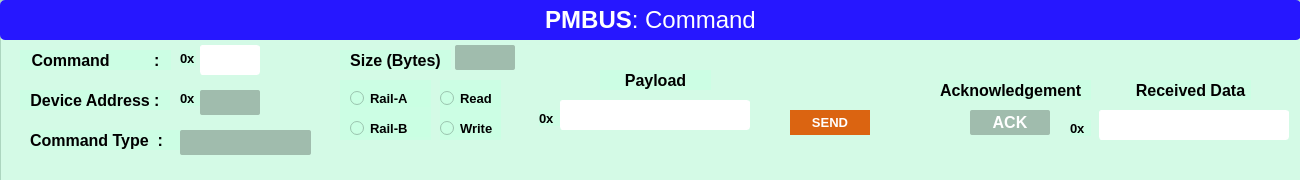
<?xml version="1.0" encoding="UTF-8"?>
<ui version="4.0">
 <class>PMBus_custom_commands</class>
 <widget class="QMainWindow" name="PMBus_custom_commands">
  <property name="geometry">
   <rect>
    <x>0</x>
    <y>0</y>
    <width>1300</width>
    <height>180</height>
   </rect>
  </property>
  <property name="windowTitle">
   <string>Custom Command</string>
  </property>
  <widget class="QWidget" name="centralwidget">
   <widget class="QFrame" name="frame_railA">
    <property name="geometry">
     <rect>
      <x>0</x>
      <y>0</y>
      <width>1301</width>
      <height>181</height>
     </rect>
    </property>
    <property name="styleSheet">
     <string notr="true">background-color: rgba(201, 255, 226, 179);</string>
    </property>
    <property name="frameShape">
     <enum>QFrame::StyledPanel</enum>
    </property>
    <property name="frameShadow">
     <enum>QFrame::Raised</enum>
    </property>
    <widget class="QLabel" name="label_3">
     <property name="geometry">
      <rect>
       <x>0</x>
       <y>0</y>
       <width>1301</width>
       <height>40</height>
      </rect>
     </property>
     <property name="font">
      <font>
       <family>Arial</family>
       <pointsize>18</pointsize>
      </font>
     </property>
     <property name="styleSheet">
      <string notr="true">background-color: rgb(38, 23, 255);
color: rgb(255, 255, 255);
border-radius:5px;</string>
     </property>
     <property name="text">
      <string>&lt;html&gt;&lt;head/&gt;&lt;body&gt;&lt;p&gt;&lt;span style=&quot; font-weight:600;&quot;&gt;PMBUS&lt;/span&gt;: Command&lt;/p&gt;&lt;/body&gt;&lt;/html&gt;</string>
     </property>
     <property name="alignment">
      <set>Qt::AlignCenter</set>
     </property>
    </widget>
    <widget class="QLabel" name="label_35">
     <property name="geometry">
      <rect>
       <x>940</x>
       <y>80</y>
       <width>151</width>
       <height>20</height>
      </rect>
     </property>
     <property name="font">
      <font>
       <family>Arial</family>
       <pointsize>12</pointsize>
       <weight>75</weight>
       <bold>true</bold>
      </font>
     </property>
     <property name="styleSheet">
      <string notr="true">color: rgb(0, 170, 127);
color: rgb(0, 0, 0);</string>
     </property>
     <property name="text">
      <string>Acknowledgement</string>
     </property>
    </widget>
    <widget class="QLabel" name="label_ACK">
     <property name="geometry">
      <rect>
       <x>970</x>
       <y>110</y>
       <width>80</width>
       <height>25</height>
      </rect>
     </property>
     <property name="font">
      <font>
       <family>Arial</family>
       <pointsize>12</pointsize>
       <weight>75</weight>
       <bold>true</bold>
      </font>
     </property>
     <property name="layoutDirection">
      <enum>Qt::LeftToRight</enum>
     </property>
     <property name="styleSheet">
      <string notr="true">color: rgb(255, 255, 255);
background-color: rgb(160, 188, 173);
border-radius:2px;</string>
     </property>
     <property name="text">
      <string>ACK</string>
     </property>
     <property name="alignment">
      <set>Qt::AlignCenter</set>
     </property>
    </widget>
    <widget class="QLineEdit" name="lineEdit_Payload">
     <property name="geometry">
      <rect>
       <x>560</x>
       <y>100</y>
       <width>190</width>
       <height>30</height>
      </rect>
     </property>
     <property name="font">
      <font>
       <pointsize>13</pointsize>
       <weight>75</weight>
       <bold>true</bold>
      </font>
     </property>
     <property name="styleSheet">
      <string notr="true">QLineEdit{
	background-color: rgb(255, 255, 255);
	color: rgb(0, 0, 0);
border:1px solid white;
border-radius:3px;
}

QLineEdit::hover{
border:2px solid  rgb(173, 77, 12);
}

QLineEdit::focus{
border:2px solid red;
	background-color: rgb(255, 173, 101);
}</string>
     </property>
     <property name="alignment">
      <set>Qt::AlignCenter</set>
     </property>
     <property name="placeholderText">
      <string/>
     </property>
    </widget>
    <widget class="QLabel" name="label_37">
     <property name="geometry">
      <rect>
       <x>539</x>
       <y>110</y>
       <width>21</width>
       <height>16</height>
      </rect>
     </property>
     <property name="font">
      <font>
       <family>Arial</family>
       <pointsize>10</pointsize>
       <weight>75</weight>
       <bold>true</bold>
      </font>
     </property>
     <property name="styleSheet">
      <string notr="true">color: rgb(0, 170, 127);
color: rgb(0, 0, 0);</string>
     </property>
     <property name="text">
      <string>0x</string>
     </property>
    </widget>
    <widget class="QGroupBox" name="groupBox">
     <property name="geometry">
      <rect>
       <x>340</x>
       <y>80</y>
       <width>91</width>
       <height>60</height>
      </rect>
     </property>
     <property name="styleSheet">
      <string notr="true">border:none;</string>
     </property>
     <property name="title">
      <string/>
     </property>
     <widget class="QRadioButton" name="radioButton_railA">
      <property name="geometry">
       <rect>
        <x>10</x>
        <y>10</y>
        <width>80</width>
        <height>17</height>
       </rect>
      </property>
      <property name="font">
       <font>
        <family>Arial</family>
        <pointsize>10</pointsize>
        <weight>75</weight>
        <bold>true</bold>
       </font>
      </property>
      <property name="layoutDirection">
       <enum>Qt::LeftToRight</enum>
      </property>
      <property name="locale">
       <locale language="English" country="UnitedStates"/>
      </property>
      <property name="text">
       <string>Rail-A</string>
      </property>
     </widget>
     <widget class="QRadioButton" name="radioButton_railB">
      <property name="geometry">
       <rect>
        <x>10</x>
        <y>40</y>
        <width>80</width>
        <height>17</height>
       </rect>
      </property>
      <property name="font">
       <font>
        <family>Arial</family>
        <pointsize>10</pointsize>
        <weight>75</weight>
        <bold>true</bold>
       </font>
      </property>
      <property name="layoutDirection">
       <enum>Qt::LeftToRight</enum>
      </property>
      <property name="locale">
       <locale language="English" country="UnitedStates"/>
      </property>
      <property name="text">
       <string>Rail-B</string>
      </property>
     </widget>
    </widget>
    <widget class="QLabel" name="label_30">
     <property name="geometry">
      <rect>
       <x>600</x>
       <y>70</y>
       <width>111</width>
       <height>20</height>
      </rect>
     </property>
     <property name="font">
      <font>
       <family>Arial</family>
       <pointsize>12</pointsize>
       <weight>75</weight>
       <bold>true</bold>
      </font>
     </property>
     <property name="styleSheet">
      <string notr="true">color: rgb(0, 170, 127);
color: rgb(0, 0, 0);</string>
     </property>
     <property name="text">
      <string>Payload</string>
     </property>
     <property name="alignment">
      <set>Qt::AlignCenter</set>
     </property>
    </widget>
    <widget class="QLineEdit" name="lineEdit_Received_DATA">
     <property name="geometry">
      <rect>
       <x>1099</x>
       <y>110</y>
       <width>190</width>
       <height>30</height>
      </rect>
     </property>
     <property name="font">
      <font>
       <pointsize>13</pointsize>
       <weight>75</weight>
       <bold>true</bold>
      </font>
     </property>
     <property name="styleSheet">
      <string notr="true">QLineEdit{
	background-color: rgb(255, 255, 255);
	color: rgb(0, 0, 0);
border:1px solid white;
border-radius:3px;
}

QLineEdit::hover{
border:2px solid  rgb(173, 77, 12);
}

QLineEdit::focus{
border:2px solid red;
	background-color: rgb(255, 173, 101);
}</string>
     </property>
     <property name="alignment">
      <set>Qt::AlignCenter</set>
     </property>
     <property name="readOnly">
      <bool>true</bool>
     </property>
     <property name="placeholderText">
      <string/>
     </property>
    </widget>
    <widget class="QLabel" name="label_38">
     <property name="geometry">
      <rect>
       <x>1070</x>
       <y>120</y>
       <width>21</width>
       <height>16</height>
      </rect>
     </property>
     <property name="font">
      <font>
       <family>Arial</family>
       <pointsize>10</pointsize>
       <weight>75</weight>
       <bold>true</bold>
      </font>
     </property>
     <property name="styleSheet">
      <string notr="true">color: rgb(0, 170, 127);
color: rgb(0, 0, 0);</string>
     </property>
     <property name="text">
      <string>0x</string>
     </property>
    </widget>
    <widget class="QLabel" name="label_31">
     <property name="geometry">
      <rect>
       <x>1130</x>
       <y>80</y>
       <width>121</width>
       <height>20</height>
      </rect>
     </property>
     <property name="font">
      <font>
       <family>Arial</family>
       <pointsize>12</pointsize>
       <weight>75</weight>
       <bold>true</bold>
      </font>
     </property>
     <property name="styleSheet">
      <string notr="true">color: rgb(0, 170, 127);
color: rgb(0, 0, 0);</string>
     </property>
     <property name="text">
      <string>Received Data</string>
     </property>
     <property name="alignment">
      <set>Qt::AlignCenter</set>
     </property>
    </widget>
    <widget class="QPushButton" name="pushButton_Discard">
     <property name="geometry">
      <rect>
       <x>790</x>
       <y>110</y>
       <width>80</width>
       <height>25</height>
      </rect>
     </property>
     <property name="font">
      <font>
       <pointsize>10</pointsize>
       <weight>75</weight>
       <bold>true</bold>
      </font>
     </property>
     <property name="focusPolicy">
      <enum>Qt::ClickFocus</enum>
     </property>
     <property name="styleSheet">
      <string notr="true">QPushButton{background-color: rgb(219, 100, 17);
color: rgb(255, 255, 255);
border:2px;
}
QPushButton::hover{
border:2px solid red;
background-color: orange;
}
</string>
     </property>
     <property name="text">
      <string>SEND</string>
     </property>
    </widget>
    <widget class="QLabel" name="label_32">
     <property name="geometry">
      <rect>
       <x>20</x>
       <y>90</y>
       <width>150</width>
       <height>20</height>
      </rect>
     </property>
     <property name="font">
      <font>
       <family>Arial</family>
       <pointsize>12</pointsize>
       <weight>75</weight>
       <bold>true</bold>
      </font>
     </property>
     <property name="styleSheet">
      <string notr="true">color: rgb(0, 170, 127);
color: rgb(0, 0, 0);</string>
     </property>
     <property name="text">
      <string>Device Address :</string>
     </property>
     <property name="alignment">
      <set>Qt::AlignCenter</set>
     </property>
    </widget>
    <widget class="QLabel" name="label_39">
     <property name="geometry">
      <rect>
       <x>180</x>
       <y>90</y>
       <width>21</width>
       <height>16</height>
      </rect>
     </property>
     <property name="font">
      <font>
       <family>Arial</family>
       <pointsize>10</pointsize>
       <weight>75</weight>
       <bold>true</bold>
      </font>
     </property>
     <property name="styleSheet">
      <string notr="true">color: rgb(0, 170, 127);
color: rgb(0, 0, 0);</string>
     </property>
     <property name="text">
      <string>0x</string>
     </property>
    </widget>
    <widget class="QLabel" name="label_33">
     <property name="geometry">
      <rect>
       <x>20</x>
       <y>50</y>
       <width>151</width>
       <height>20</height>
      </rect>
     </property>
     <property name="font">
      <font>
       <family>Arial</family>
       <pointsize>12</pointsize>
       <weight>75</weight>
       <bold>true</bold>
      </font>
     </property>
     <property name="styleSheet">
      <string notr="true">color: rgb(0, 170, 127);
color: rgb(0, 0, 0);</string>
     </property>
     <property name="text">
      <string>Command          :</string>
     </property>
     <property name="alignment">
      <set>Qt::AlignCenter</set>
     </property>
    </widget>
    <widget class="QLineEdit" name="lineEdit_device_command">
     <property name="geometry">
      <rect>
       <x>200</x>
       <y>45</y>
       <width>60</width>
       <height>30</height>
      </rect>
     </property>
     <property name="font">
      <font>
       <pointsize>13</pointsize>
       <weight>75</weight>
       <bold>true</bold>
      </font>
     </property>
     <property name="styleSheet">
      <string notr="true">QLineEdit{
	background-color: rgb(255, 255, 255);
	color: rgb(0, 0, 0);
border:1px solid white;
border-radius:3px;
}

QLineEdit::hover{
border:2px solid  rgb(173, 77, 12);
}

QLineEdit::focus{
border:2px solid red;
	background-color: rgb(255, 173, 101);
}</string>
     </property>
     <property name="alignment">
      <set>Qt::AlignCenter</set>
     </property>
     <property name="readOnly">
      <bool>false</bool>
     </property>
     <property name="placeholderText">
      <string/>
     </property>
    </widget>
    <widget class="QLabel" name="label_40">
     <property name="geometry">
      <rect>
       <x>180</x>
       <y>50</y>
       <width>16</width>
       <height>16</height>
      </rect>
     </property>
     <property name="font">
      <font>
       <family>Arial</family>
       <pointsize>10</pointsize>
       <weight>75</weight>
       <bold>true</bold>
      </font>
     </property>
     <property name="styleSheet">
      <string notr="true">color: rgb(0, 170, 127);
color: rgb(0, 0, 0);</string>
     </property>
     <property name="text">
      <string>0x</string>
     </property>
    </widget>
    <widget class="QLabel" name="label_34">
     <property name="geometry">
      <rect>
       <x>340</x>
       <y>50</y>
       <width>111</width>
       <height>20</height>
      </rect>
     </property>
     <property name="font">
      <font>
       <family>Arial</family>
       <pointsize>12</pointsize>
       <weight>75</weight>
       <bold>true</bold>
      </font>
     </property>
     <property name="styleSheet">
      <string notr="true">color: rgb(0, 170, 127);
color: rgb(0, 0, 0);</string>
     </property>
     <property name="text">
      <string>Size (Bytes)</string>
     </property>
     <property name="alignment">
      <set>Qt::AlignCenter</set>
     </property>
    </widget>
    <widget class="QGroupBox" name="groupBox_3">
     <property name="geometry">
      <rect>
       <x>440</x>
       <y>80</y>
       <width>61</width>
       <height>60</height>
      </rect>
     </property>
     <property name="styleSheet">
      <string notr="true">border:none;</string>
     </property>
     <property name="title">
      <string/>
     </property>
     <widget class="QRadioButton" name="radioButton_railA_3">
      <property name="geometry">
       <rect>
        <x>0</x>
        <y>10</y>
        <width>61</width>
        <height>17</height>
       </rect>
      </property>
      <property name="font">
       <font>
        <family>Arial</family>
        <pointsize>10</pointsize>
        <weight>75</weight>
        <bold>true</bold>
       </font>
      </property>
      <property name="layoutDirection">
       <enum>Qt::LeftToRight</enum>
      </property>
      <property name="locale">
       <locale language="English" country="UnitedStates"/>
      </property>
      <property name="text">
       <string>Read</string>
      </property>
     </widget>
     <widget class="QRadioButton" name="radioButton_railB_3">
      <property name="geometry">
       <rect>
        <x>0</x>
        <y>40</y>
        <width>61</width>
        <height>17</height>
       </rect>
      </property>
      <property name="font">
       <font>
        <family>Arial</family>
        <pointsize>10</pointsize>
        <weight>75</weight>
        <bold>true</bold>
       </font>
      </property>
      <property name="layoutDirection">
       <enum>Qt::LeftToRight</enum>
      </property>
      <property name="locale">
       <locale language="English" country="UnitedStates"/>
      </property>
      <property name="text">
       <string>Write</string>
      </property>
     </widget>
    </widget>
    <widget class="QLabel" name="label_36">
     <property name="geometry">
      <rect>
       <x>30</x>
       <y>130</y>
       <width>151</width>
       <height>20</height>
      </rect>
     </property>
     <property name="font">
      <font>
       <family>Arial</family>
       <pointsize>12</pointsize>
       <weight>75</weight>
       <bold>true</bold>
      </font>
     </property>
     <property name="styleSheet">
      <string notr="true">color: rgb(0, 170, 127);
color: rgb(0, 0, 0);</string>
     </property>
     <property name="text">
      <string>Command Type  :</string>
     </property>
    </widget>
    <widget class="QLabel" name="label_command_type">
     <property name="geometry">
      <rect>
       <x>180</x>
       <y>130</y>
       <width>131</width>
       <height>25</height>
      </rect>
     </property>
     <property name="font">
      <font>
       <family>Arial</family>
       <pointsize>12</pointsize>
       <weight>75</weight>
       <bold>true</bold>
      </font>
     </property>
     <property name="layoutDirection">
      <enum>Qt::LeftToRight</enum>
     </property>
     <property name="styleSheet">
      <string notr="true">color: rgb(255, 255, 255);
background-color: rgb(160, 188, 173);
border-radius:2px;</string>
     </property>
     <property name="text">
      <string/>
     </property>
     <property name="alignment">
      <set>Qt::AlignCenter</set>
     </property>
    </widget>
    <widget class="QLabel" name="label_device_address">
     <property name="geometry">
      <rect>
       <x>200</x>
       <y>90</y>
       <width>60</width>
       <height>25</height>
      </rect>
     </property>
     <property name="font">
      <font>
       <family>Arial</family>
       <pointsize>12</pointsize>
       <weight>75</weight>
       <bold>true</bold>
      </font>
     </property>
     <property name="layoutDirection">
      <enum>Qt::LeftToRight</enum>
     </property>
     <property name="styleSheet">
      <string notr="true">color: rgb(255, 255, 255);
background-color: rgb(160, 188, 173);
border-radius:2px;</string>
     </property>
     <property name="text">
      <string/>
     </property>
     <property name="alignment">
      <set>Qt::AlignCenter</set>
     </property>
    </widget>
    <widget class="QLabel" name="label_size">
     <property name="geometry">
      <rect>
       <x>455</x>
       <y>45</y>
       <width>60</width>
       <height>25</height>
      </rect>
     </property>
     <property name="font">
      <font>
       <family>Arial</family>
       <pointsize>12</pointsize>
       <weight>75</weight>
       <bold>true</bold>
      </font>
     </property>
     <property name="layoutDirection">
      <enum>Qt::LeftToRight</enum>
     </property>
     <property name="styleSheet">
      <string notr="true">color: rgb(255, 255, 255);
background-color: rgb(160, 188, 173);
border-radius:2px;</string>
     </property>
     <property name="text">
      <string/>
     </property>
     <property name="alignment">
      <set>Qt::AlignCenter</set>
     </property>
    </widget>
   </widget>
  </widget>
 </widget>
 <resources>
  <include location="../GUI_IMAGE/resource.qrc"/>
 </resources>
 <connections/>
</ui>
